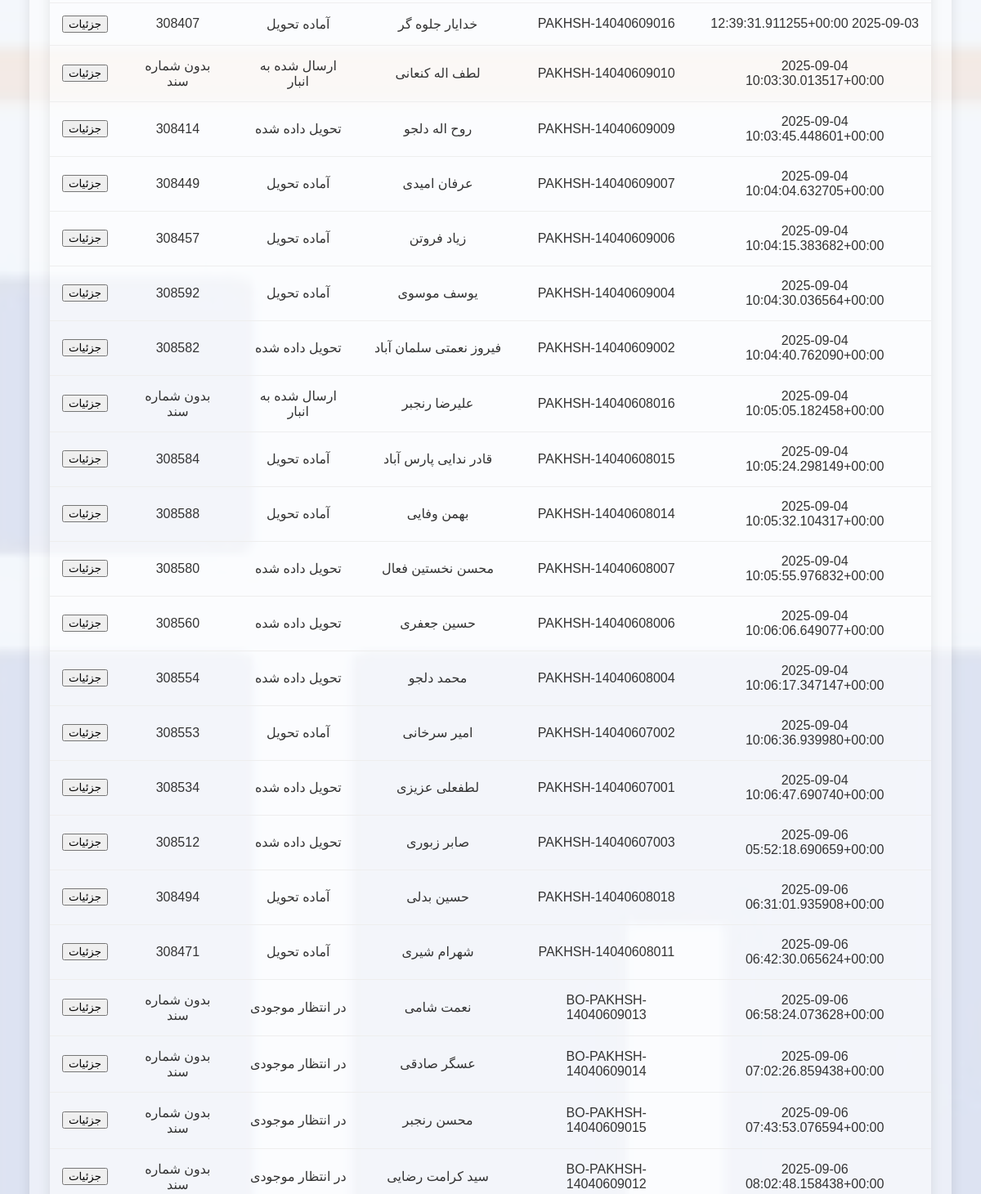
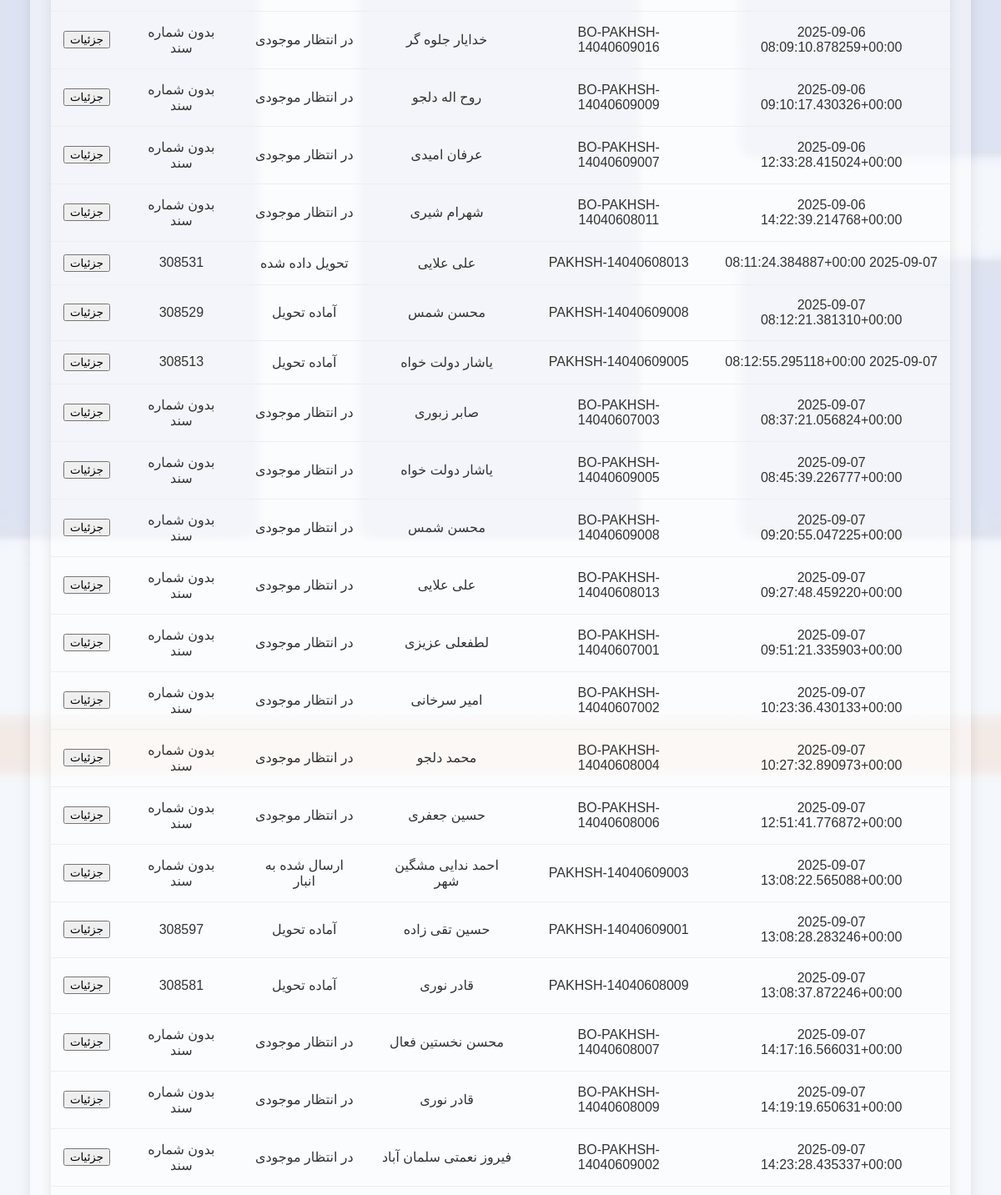
The page /warehouse/ (signed in, middle part) on the database as committed earlier (2 pictures, top to bottom).
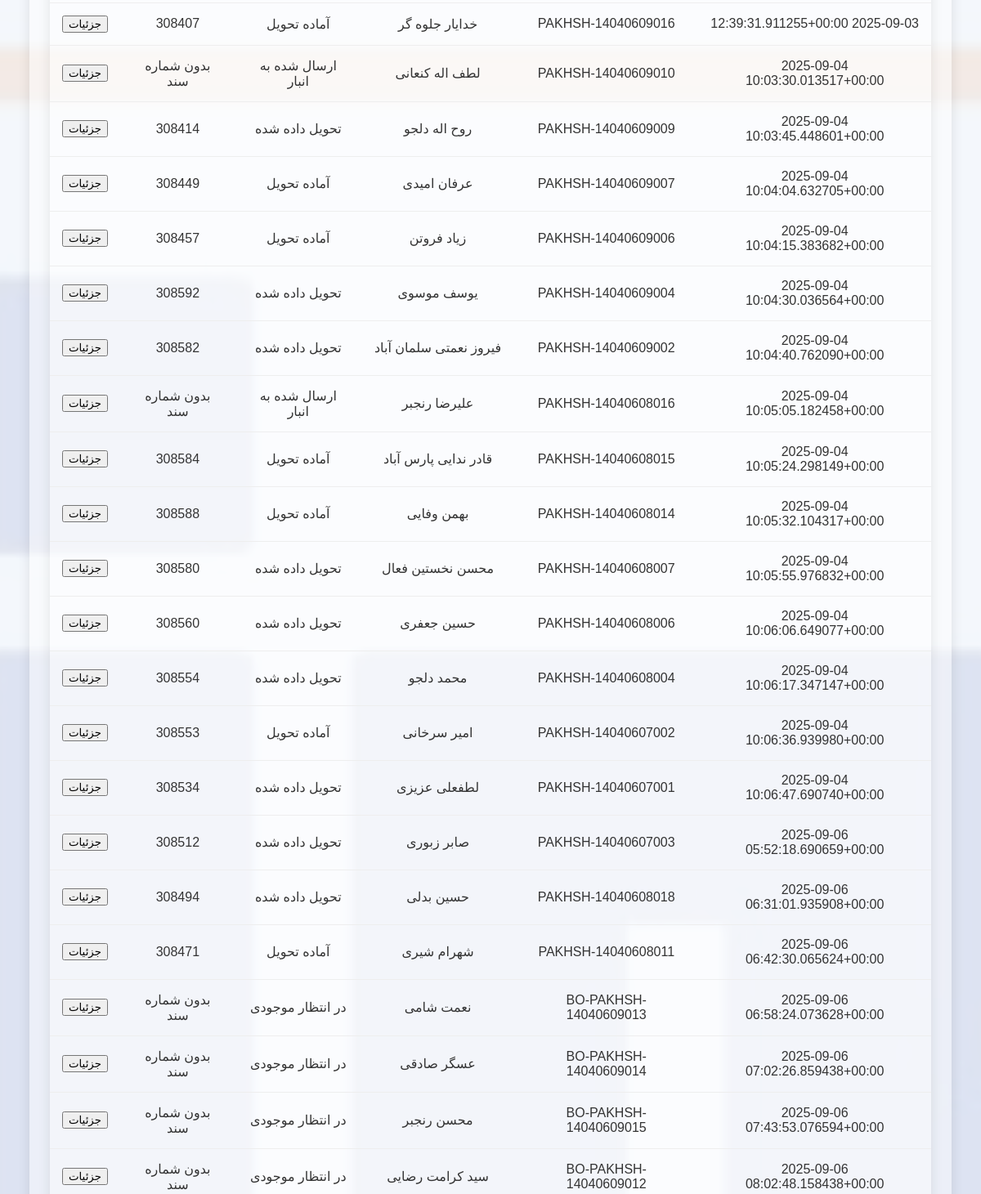
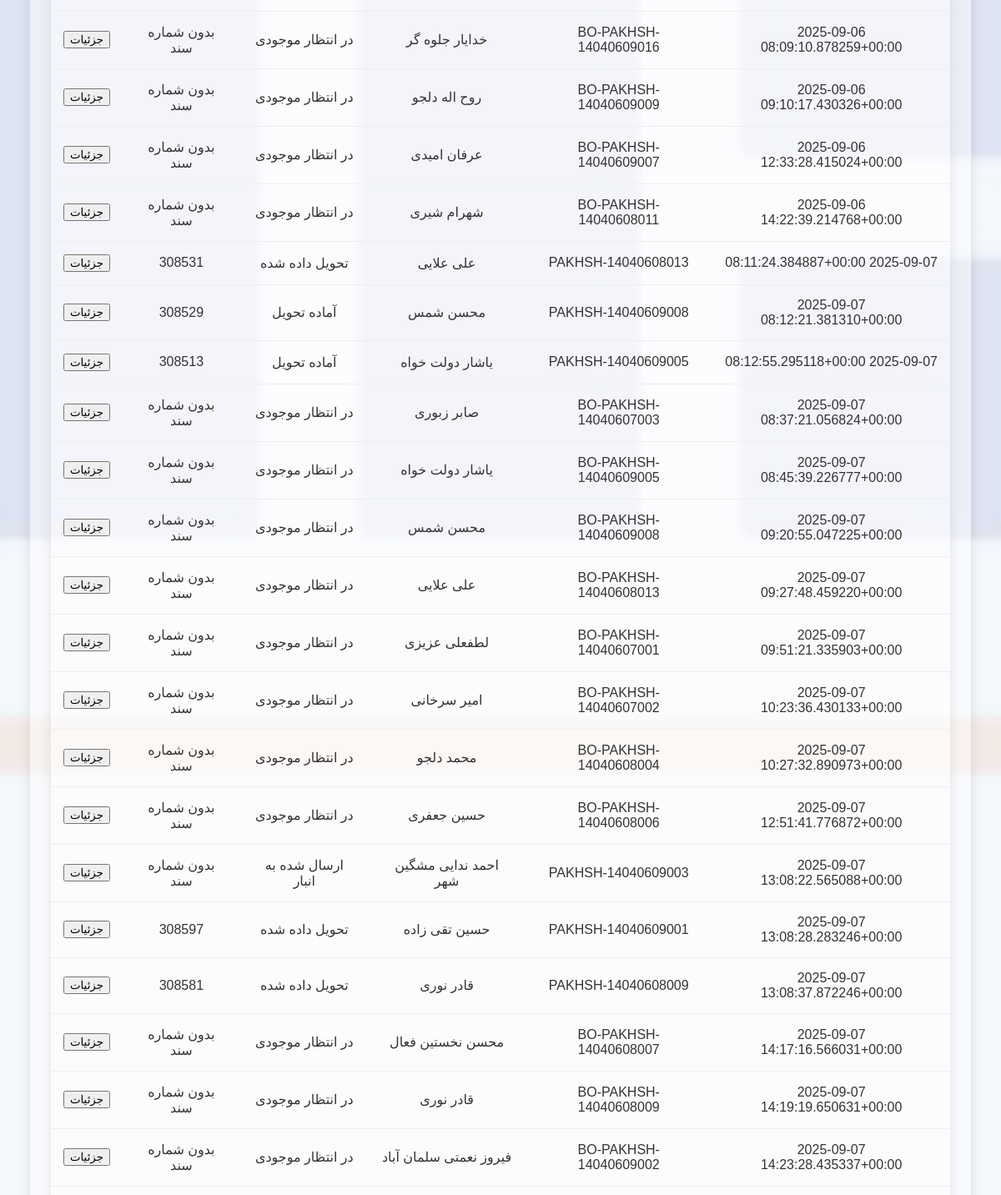
The same page on the database as committed later (2 pictures, top to bottom).
### products/models.py (models this page shows, shortened)
class Order(models.Model):
    STATUS_CHOICES = [
        ('cart', 'سبد خرید'),
        ('pending', 'در انتظار تأیید'),
        ('warehouse', 'ارسال شده به انبار'),
        ('ready', 'آماده تحویل'),
        ('delivered', 'تحویل داده شده'),
        ('parent', 'تفکیک شده به انبارها'),
        ('completed', 'نهایی شده'),
        ('backorder', 'در انتظار موجودی'),
        ('waiting_for_customer_shipment', 'در انتظار ارسال به مشتری'),
        ('sent_to_warehouse', ' ارسال شده به انبار از بک اوردر'),
        ('waiting_for_warehouse_confirmation', 'در انتظار تایید انباردار'),
    ]
    order_number = models.CharField(
        max_length=100,
        unique=True,
        verbose_name="شماره درخواست",
        blank=True,
        null=True
    )
    document_number = models.CharField(
        max_length=100,
        blank=True,
        null=True,
        verbose_name="شماره سند"
    )
    package_count = models.PositiveIntegerField(
        default=0,
        null=True,
        blank=True,
        verbose_name="تعداد بسته"
    )
    courier_name = models.CharField(
        max_length=100,
        blank=True,
        null=True,
        verbose_name="نام پیک"
    )
    visitor_name = models.CharField(max_length=100, verbose_name="نام ویزیتور")
    customer = models.ForeignKey(
        Customer,
        on_delete=models.PROTECT,   # پیشنهاد امنیتی: سفارش بدون مشتری باقی نماند
        verbose_name="مشتری"
    )
    created_at = models.DateTimeField(auto_now_add=True, verbose_name="تاریخ ثبت")
    updated_at = models.DateTimeField(auto_now=True, verbose_name="تاریخ به‌روزرسانی")
    payment_term = models.CharField(
        max_length=10,
        choices=Product.PAYMENT_TERMS_CHOICES,
        verbose_name="شرایط تسویه"
    )
    status = models.CharField(
        max_length=100,
        choices=STATUS_CHOICES,
        default='pending',
        verbose_name="وضعیت سفارش"
    )
    parent = models.ForeignKey(
        'self',
        on_delete=models.SET_NULL,
        null=True,
        blank=True,
        related_name='children',
        verbose_name="سفارش مادر (قدیمی)"
    )
    is_sub_order = models.BooleanField(default=False, verbose_name="آیا زیرسفارش است؟ (قدیمی)")
    parent_order = models.ForeignKey(
        'self',
        on_delete=models.SET_NULL,
        null=True,
        blank=True,
        related_name='sub_orders',
        verbose_name="سفارش والد (جدید)"
    )
    warehouse = models.ForeignKey(
        'Warehouse',
        null=True,
        blank=True,
        on_delete=models.SET_NULL,
        related_name='orders',
        verbose_name="انبار"
    )
    total_price = models.DecimalField(
        max_digits=100,
        decimal_places=0,
        default=0,
        verbose_name="جمع کل سفارش"
    )
    @property
    def customer_name(self):
        if self.customer:
            return f"{self.customer.first_name} {self.customer.last_name}"
    class Meta:
        constraints = [
            models.UniqueConstraint(
                fields=['document_number'],
                name='unique_document_number',
                condition=models.Q(document_number__isnull=False) & ~models.Q(document_number='')
            )
        ]

class Customer(models.Model):
    first_name = models.CharField(max_length=100, verbose_name="نام")
    last_name = models.CharField(max_length=100, verbose_name="نام خانوادگی")
    store_name = models.CharField(max_length=255, blank=True, null=True, verbose_name="نام فروشگاه")
    phone = models.CharField(max_length=20, blank=True, null=True, verbose_name="تلفن ثابت")
    mobile = models.CharField(
        max_length=20,
        unique=True,
        verbose_name="شماره موبایل",
        error_messages={
            'unique': 'مشتری دیگری با این شماره همراه قبلاً ثبت شده است.'
        }
    )
    province = models.ForeignKey(Province, on_delete=models.CASCADE, verbose_name="استان")
    county = models.ForeignKey(County, on_delete=models.CASCADE, verbose_name="شهرستان")
    address = models.TextField(blank=True, null=True, verbose_name="آدرس")
    created_by = models.ForeignKey(
        User, on_delete=models.SET_NULL, null=True, related_name='created_customers', verbose_name="ایجاد شده توسط"
    )
    user = models.OneToOneField(
        User, on_delete=models.SET_NULL, null=True, blank=True, related_name='customer_profile', verbose_name="کاربر مرتبط"
    )
    created_at = models.DateTimeField(auto_now_add=True, verbose_name="تاریخ ایجاد")
    class Meta:
        verbose_name = "مشتری"
        verbose_name_plural = "مشتریان"

### products/views.py (the view, shortened to what this page needs)
# urls.py: path('warehouse/', views.warehouse_panel, name='warehouse_panel'),
@login_required
def warehouse_panel(request):
    try:
        warehouse = Warehouse.objects.get(user=request.user)
        one_week_ago = timezone.now() - timezone.timedelta(days=7)
        all_orders = Order.objects.filter(
            parent_order__isnull=False,  # فقط زیرسفارش‌ها
            items__warehouse=warehouse,  # فقط آیتم‌های مربوط به این انبار
            created_at__gte=one_week_ago  # فقط سفارش‌های یک هفته اخیر
        ).distinct().prefetch_related(
            'items',
            'items__product',
            'items__warehouse'
        )
        new_orders = Order.objects.filter(
            parent_order__isnull=False,
            items__warehouse=warehouse,
            items__warehouse_status='pending',
            created_at__gte=one_week_ago
        ).exclude(status='backorder').distinct().prefetch_related(
            'items',
            'items__product',
            'items__warehouse'
        )
        waiting_for_stock_orders = Order.objects.filter(
            Q(parent_order__isnull=False) &
            Q(items__warehouse=warehouse) &
            (Q(items__warehouse_status='backorder') | Q(items__warehouse_status='pending_supply')) &
            Q(created_at__gte=one_week_ago)
        ).distinct().prefetch_related(
            'items',
            'items__product',
            'items__warehouse'
        )
        waiting_for_confirmation_orders = Order.objects.filter(
            Q(parent_order__isnull=False) &
            Q(items__warehouse=warehouse) &
            Q(items__warehouse_status='waiting_for_warehouse_confirmation') &
            Q(created_at__gte=one_week_ago)
        ).distinct().prefetch_related(
            'items',
            'items__product',
            'items__warehouse'
        )
        print(f"waiting_for_confirmation_orders query result count: {waiting_for_confirmation_orders.count()}")
        for order in waiting_for_confirmation_orders:
            print(f"Order {order.id} - Items: {order.items.count()}")
        ready_orders = Order.objects.filter(
            Q(parent_order__isnull=False) &
            Q(items__warehouse=warehouse) &
            Q(items__warehouse_status='ready') &
            Q(status='ready') &
            Q(created_at__gte=one_week_ago)
        ).distinct().prefetch_related(
            'items',
            'items__product',
            'items__warehouse'
        )
        for order in all_orders:
            order.filtered_items = order.items.filter(warehouse=warehouse)
            order.total_price = sum((item.price * (item.allocated_quantity or item.requested_quantity)) for item in order.filtered_items if item.price and (item.allocated_quantity or item.requested_quantity))
        for order in new_orders:
            order.filtered_items = order.items.filter(
                Q(warehouse=warehouse) &
                Q(warehouse_status='pending')
            )
            order.total_price = sum((item.price * (item.allocated_quantity or item.requested_quantity)) for item in order.filtered_items if item.price and (item.allocated_quantity or item.requested_quantity))
        for order in ready_orders:
            order.filtered_items = order.items.filter(
                Q(warehouse=warehouse) &
                Q(warehouse_status='ready')
            )
            order.total_price = sum((item.price * (item.allocated_quantity or item.requested_quantity)) for item in order.filtered_items if item.price and (item.allocated_quantity or item.requested_quantity))
        for order in waiting_for_stock_orders:
            order.filtered_items = order.items.filter(
                Q(warehouse=warehouse) &
                (Q(warehouse_status='backorder') | Q(warehouse_status='pending_supply'))
            )
            order.total_price = sum((item.price * (item.allocated_quantity or item.requested_quantity)) for item in order.filtered_items if item.price and (item.allocated_quantity or item.requested_quantity))
        context = {
            'warehouse': warehouse,
            'all_orders': all_orders, # اگر همچنان به این نیاز دارید
            'new_orders': new_orders,
            'ready_orders': ready_orders,
            'waiting_for_stock_orders': waiting_for_stock_orders,
            'backorder_orders': waiting_for_stock_orders, # همچنان برای سازگاری نامی حفظ شد
            'waiting_for_confirmation_orders': waiting_for_confirmation_orders, # 👈 اضافه شدن به کانتکست
        }
        return render(request, 'products/warehouse_panel.html', context)
    except Warehouse.DoesNotExist:
        messages.error(request, 'شما دسترسی به پنل انبار را ندارید. لطفا با مدیر سیستم تماس بگیرید.')
        return redirect('products:login')
    except Exception as e: # برای گرفتن هر خطای غیرمنتظره دیگر
        import traceback
        traceback.print_exc() # این خط را برای دیباگ نگه دارید
        messages.error(request, f'خطای غیرمنتظره در پنل انبار: {e}')
        return redirect('products:login')

### products/context_processors.py (called while the page is built)
def recent_orders_processor(request):
    recent_orders_count = 0
    if request.user.is_authenticated:
        recent_orders_count = Order.objects.filter(customer__created_by=request.user).order_by('-created_at')[:5].count()
    return {'recent_orders_count': recent_orders_count}

def notifications_processor(request):
    if request.user.is_authenticated and request.user.groups.filter(name='مدیر').exists():
        unread_notifications = Notification.objects.filter(target_user=request.user, read=False).order_by('-created_at')
        return {'unread_notifications': unread_notifications}
    return {'unread_notifications': []}

### products/templates/products/warehouse_panel.html (shortened to what this page needs)
{% extends 'products/base.html' %}
{% load custom_filters %}
{% block content %}
<div id="AllOrders" class="tabcontent">
  <table class="orders-table" id="all-orders">
    <tbody>
      {% for order in all_orders %}
      <tr class="order-row">
        <td>{{ order.created_at|jformat:"%Y/%m/%d" }}</td>
        <td>{{ order.order_number }}</td>
        <td class="customer-name">{{ order.customer_name }}</td>
        <td><span class="order-status status-{{ order.status }}">{{ order.get_status_display }}</span></td>
        <td>{{ order.document_number|default:"بدون شماره سند" }}</td>
        <td>
          <button class="action-button details-button" onclick="toggleDetails('all-details-{{ order.id }}')">جزئیات</button>
        </td>
      </tr>
      {% empty %}
      <tr>
        <td colspan="6">هیچ سفارشی یافت نشد.</td>
      </tr>
      {% endfor %}
    </tbody>
  </table>
</div>
{% endblock %}

Rows that differ between the two databases and show on the page:
changed Order "PAKHSH-14040609004": status "آماده تحویل" → "تحویل داده شده"
changed Order "PAKHSH-14040608018": status "آماده تحویل" → "تحویل داده شده"
changed Order "PAKHSH-14040609001": status "آماده تحویل" → "تحویل داده شده"
changed Order "PAKHSH-14040608009": status "آماده تحویل" → "تحویل داده شده"
